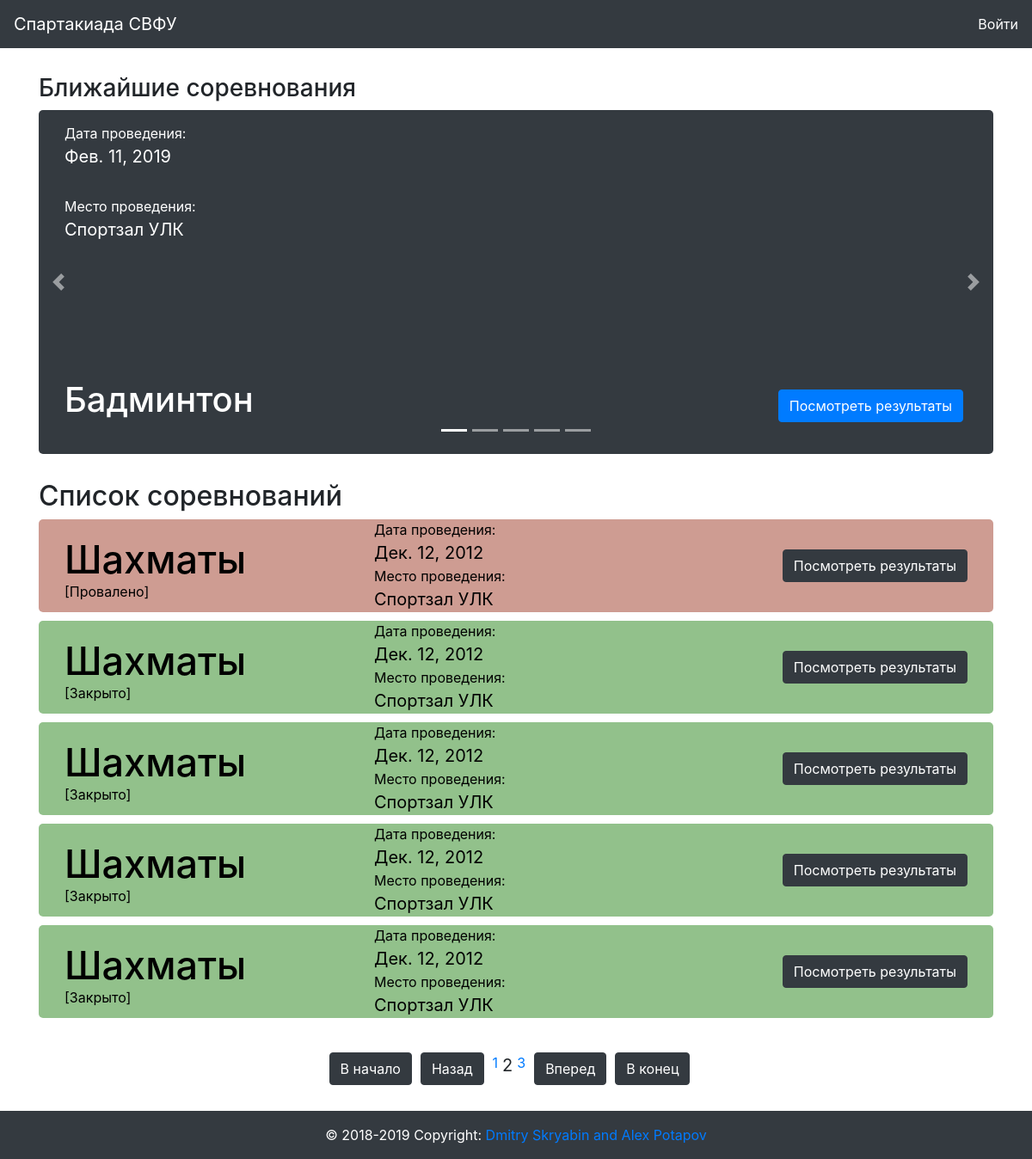
Page /?page=2 on the earlier database version.
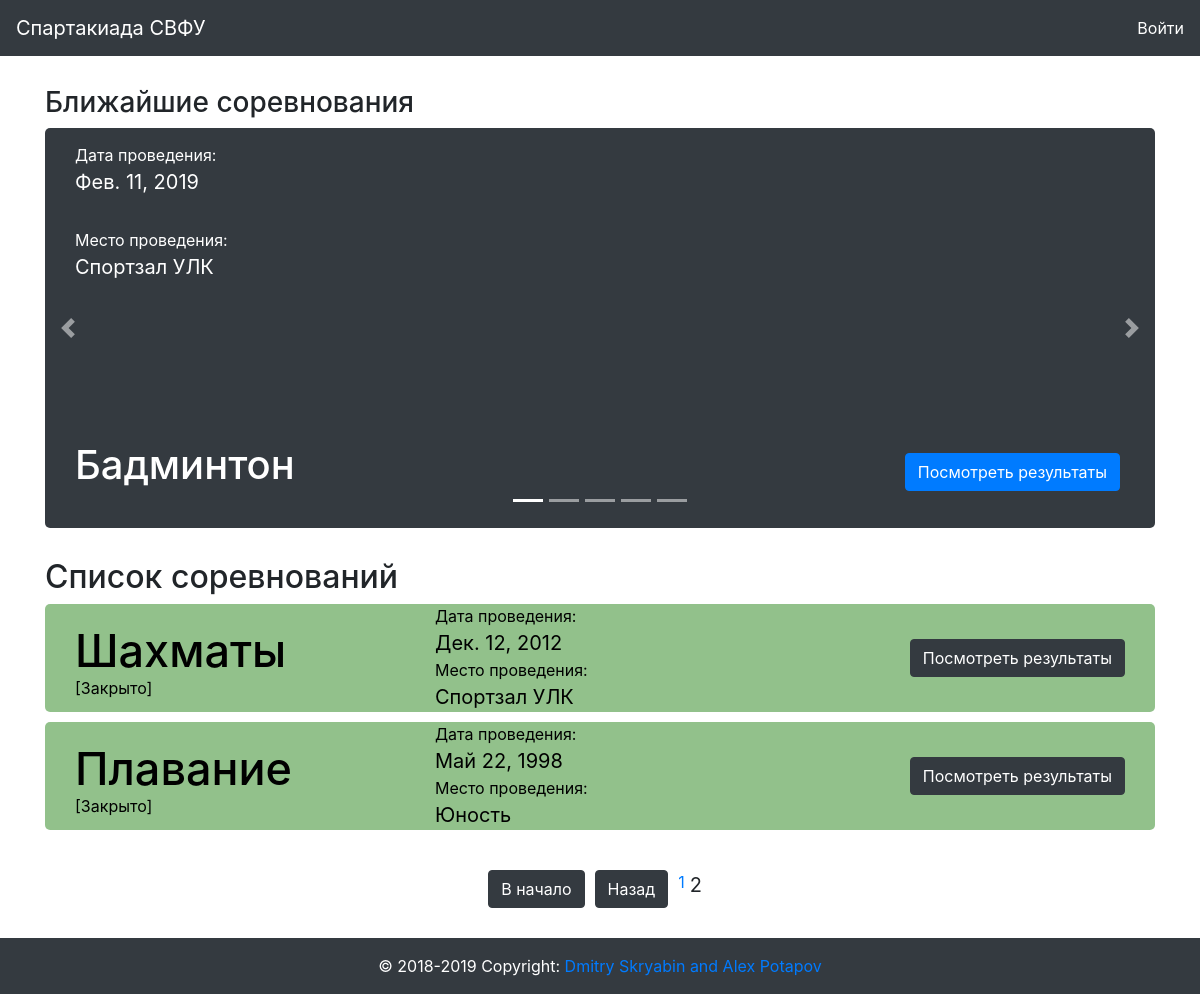
Same page on the later database version.
### sport/models.py (models this page shows, shortened)
class Competition(models.Model):
    date = models.DateField(verbose_name = "Дата соревнования", default=datetime.date.today())
    place = models.ForeignKey(Place, verbose_name = "Место проведения", null = True, blank = True, on_delete = models.CASCADE)
    sport = models.ForeignKey(Sport, verbose_name = "Вид Спорта", db_index = True, on_delete = models.CASCADE)
    result = models.BooleanField(verbose_name="Проведено", default = False)

class Place(models.Model):
    name = models.CharField(verbose_name="Название", max_length=200)
    address = models.CharField(verbose_name="Адрес", max_length=300)

class Sport(models.Model):
    type = models.CharField(choices=SportType, verbose_name="Тип спорта", max_length=10)
    name = models.CharField(verbose_name="Вид спорта", max_length=200, db_index=True)
    class Meta:
        ordering = ['name']
        verbose_name = "вид спорта"
        verbose_name_plural = "виды спорта"

### svfusport/views.py (the view)
# urls.py: path('', views.index),
def index(request):
    args={}
    args['date_now'] = date.today()
    data = Competition.objects.all().order_by("-date")
    args['competition_5'] = data[:5]
    paginator = Paginator(data, 5)
    page = request.GET.get('page')
    args['competition'] = paginator.get_page(page)
    return render(request, 'main.html', args)

### templates/main.html (shortened to what this page needs)
{% extends 'index.html' %}
{% block main %}
<div class="row">
  <div class="container-fluid">
    <div class="container competition-slider-container">
      <h3>Ближайшие соревнования</h3>
      <div id="carouselExampleIndicators" class="carousel slide" data-ride="carousel">
        <ol class="carousel-indicators">
          <li data-target="#carouselExampleIndicators" data-slide-to="0" class="active"></li>
          <li data-target="#carouselExampleIndicators" data-slide-to="1"></li>
          <li data-target="#carouselExampleIndicators" data-slide-to="2"></li>
          <li data-target="#carouselExampleIndicators" data-slide-to="3"></li>
          <li data-target="#carouselExampleIndicators" data-slide-to="4"></li>
        </ol>
        <div class="carousel-inner">
          {% for item in competition_5 %}
          <div class="carousel-item" id="active-trigger">
            <div class="container bg-dark competition-slider">
              <div class="col-6">
                <p>Дата проведения: <br><span class="competition-span">{{ item.date }}</span></p>
                <p>Место проведения: <br><span class="competition-span">{{ item.place.name }}</span></p>
                <h3>{{ item.sport.name }}</h3>
              </div>
              <div class="col-6">
                <a href="{% url 'sport:teamresult' item.id %}" class="btn btn-primary competition-slider-info-btn">Посмотреть результаты</a>
              </div>
            </div>
          </div>
          {% endfor %}
        </div>
        <a class="carousel-control-prev" href="#carouselExampleIndicators" role="button" data-slide="prev">
          <span class="carousel-control-prev-icon" aria-hidden="true"></span>
        </a>
        <a class="carousel-control-next" href="#carouselExampleIndicators" role="button" data-slide="next">
          <span class="carousel-control-next-icon" aria-hidden="true"></span>
        </a>
      </div>
    </div>
    <div class="container competition-list-container">
      <h2>Список соревнований</h2>
      {% for item in competition %}
        <div class="container competition-container-main">
          <div class="col-4">
            <h3>{{ item.sport.name }}</h3>
            {% if item.result %}
              <p class="result_yes" style="margin-top: -30px;
              ">[Закрыто]</p>
            {% elif item.date < date_now and not item.result %}
              <p class="result_failed" style="margin-top: -30px;
              ">[Провалено]</p>
            {% else %}
              <p class="result_no" style="margin-top: -30px;
              ">[Открыто]</p>
            {% endif %}
          </div>
          <div class="col-4">
            <p>Дата проведения: <br><span class="competition-span">{{ item.date }}</span></p>
            <p>Место проведения: <br><span class="competition-span">{{ item.place.name }}</span></p>
          </div>
          <div class="col-4">
            {% if user.is_authenticated %}
            <div class="dropdown">
              <button class="btn btn-dark dropdown-toggle competition-btn" type="button" id="dropdownMenuButton" data-toggle="dropdown" aria-haspopup="true" aria-expanded="false">
                Операции
              </button>
              <div class="dropdown-menu" aria-labelledby="dropdownMenuButton">
                <a class="dropdown-item" href="{% url 'sport:competitionedit' item.id %}">Редактировать</a>
                <a class="dropdown-item" href="{% url 'sport:form-create-view'%}">Подать заявку</a>
                <a class="dropdown-item" href="{% url 'sport:teamresult' item.id %}">Просмотр результатов</a>
              </div>
            </div>
            {% else %}
            <a href="{% url 'sport:teamresult' item.id %}"><button type="button" name="button" class="btn btn-dark competition-btn">Посмотреть результаты</button></a>
            {% endif %}
          </div>
        </div>
      {% endfor %}
    </div>
      <div class="pagination container">
          <div class="col-2">
          </div>
          <div class="col-8 d-flex flex-row justify-content-center">
            {% if competition.has_previous %}
              <a class="btn btn-dark" href="?page=1">В начало</a>
              <a class="btn btn-dark" href="?page={{ competition.previous_page_number }}">Назад</a>
            {% endif %}
            {% for num in competition.paginator.page_range %}
              {% if competition.number == num %}
              <span class="pagination-current">{{ num }}</span>
              {% elif num > competition.number|add:'-3' and num < competition.number|add:'3' %}
              <a class="" href="?page={{ num }}">{{ num }}</a>
              {% endif %}
            {% endfor %}
            {% if competition.has_next %}
              <a class="btn btn-dark" href="?page={{ competition.next_page_number }}">Вперед</a>
              <a class="btn btn-dark" href="?page={{ competition.paginator.num_pages }}">В конец</a>
            {% endif %}
          </div>
          <div class="col-2">
          </div>
    </div>
  </div>
</div>
{% endblock %}

### templates/index.html (shortened to what this page needs)
<!DOCTYPE html>
<html lang="en">
<head>
    {% load static %}
    <link rel="stylesheet" type="text/css" href="{% static 'css/bootstrap.min.css' %}">
    <link rel="stylesheet" type="text/css" href="{% static 'css/slick.css' %}">
    <link rel="stylesheet" type="text/css" href="{% static 'css/style/style.css' %}">
    <link rel="stylesheet" type="text/css" href="{% static 'css/font-awesome.css' %}">
    <link rel="stylesheet" type="text/css" href="{% static 'css/bootstrap-social.css' %}">
</head>
  <header>
  {% include "header.html" %}
  </header>
<body>
    {% block main %}
    {% endblock %}
</body>
{% include "footer.html" %}
</html>

### templates/header.html (shortened to what this page needs)
<nav class="navbar navbar-expand-sm bg-dark navbar-dark">
  <a class="navbar-brand" href="/">Спартакиада СВФУ</a>
  <div id="my-nav" class="collapse navbar-collapse justify-content-end">
    <ul class="navbar-nav">
      {% if user.is_authenticated %}
      <li class="nav-item acive"> <a href="/auth/logout" style="color: white; text-decoration: none;">Выйти ({{ user.username }})</a> </li>
      {% else %}
      <li> <a href="/auth/login" style="color: white; text-decoration: none;">Войти</a> </li>
      {% endif %}
    </ul>
  </div>
</nav>

### templates/footer.html (shortened to what this page needs)
<footer class="page-footer font-small bg-dark">
  <div class="footer-copyright text-center py-3" style="color: #fff;">© 2018-2019 Copyright:
    <a href="#">      Dmitry Skryabin and Alex Potapov</a>
  </div>
</footer>

### static0/css/style/style.css (style rules this page uses)
.competition-slider-container { margin-top: 30px; }
.competition-slider { height: 400px; width: 100%; border-radius: 5px; display: flex; }
.carousel-control-next { margin-right: -60px; }
.carousel-control-prev { margin-left: -60px; }
.competition-slider h3 { color: #fff; font-size: 40px; padding-top: 143px; }
.competition-slider p { color: #fff; padding-top: 15px; padding-right: 20px; }
.competition-slider-info-btn { float: right; margin-right: 5px; margin-bottom: 40px; margin-top: 325px; }
.competition-list-container { margin-top: 30px; }
.competition-container-main { background:#D3D5DE; color: #000; border-radius: 5px; display: flex; margin-bottom: 10px; }
.competition-container-main h3 { padding-top: 20px; font-size: 45px; padding-bottom: 20px; color: black; }
.competition-container-main p { margin-bottom: 0px; }
.competition-span { font-size: 20px; }
.competition-btn { float: right; margin-top: 35px; }
.pagination { padding-top: 30px; padding-bottom: 30px; }
.pagination a { margin-left: 5px; margin-right: 5px; }
.pagination-current { font-size: 20px; }

Differences in the rows shown:
no longer on this page (row unchanged): Competition: sport.name "Шахматы", result "[Провалено]", date "Дек. 12, 2012", place.name "Спортзал УЛК", shown under "Список соревнований"
no longer on this page (row unchanged): Competition: sport.name "Шахматы", result "[Закрыто]", date "Дек. 12, 2012", place.name "Спортзал УЛК", shown under "Список соревнований"
removed Competition: sport.name "Шахматы", result "[Закрыто]", date "Дек. 12, 2012", place.name "Спортзал УЛК", shown under "Список соревнований"
removed Competition: sport.name "Шахматы", result "[Закрыто]", date "Дек. 12, 2012", place.name "Спортзал УЛК", shown under "Список соревнований"
now on this page (row unchanged): Competition: sport.name "Плавание", result "[Закрыто]", date "Май 22, 1998", place.name "Юность", shown under "Список соревнований"
Other differences:
list line gone: "3"
text no longer shown: "Вперед В конец"
